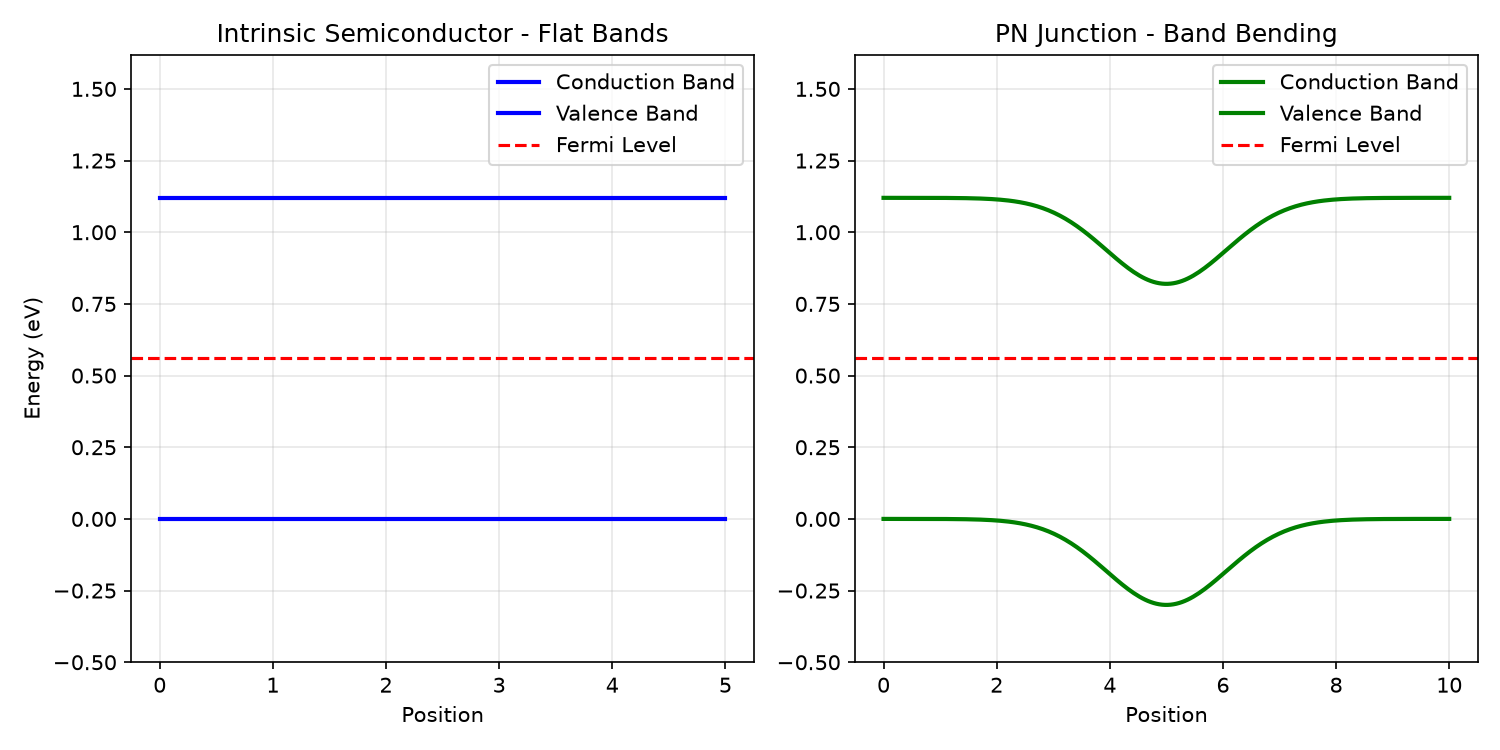

Write Python code to recreate this figure.
# band_diagram.py
# 半导体能带结构可视化

import numpy as np
import matplotlib.pyplot as plt

# ============================================================
# Intrinsic semiconductor - flat bands
# ============================================================
Eg = 1.12  # Silicon band gap (eV)

# Create x-axis (position)
x_intrinsic = np.linspace(0, 5, 100)

# Band energies
EV_intrinsic = np.zeros_like(x_intrinsic)  # Valence band maximum
EC_intrinsic = np.ones_like(x_intrinsic) * Eg  # Conduction band minimum

# ============================================================
# PN junction - band bending
# ============================================================
x_pn = np.linspace(0, 10, 200)
depletion_center = 5
width = 1.5

# Band bending (Gaussian function to simulate)
bending = 0.3 * np.exp(-((x_pn - depletion_center) / width)**2)

# PN junction valence and conduction bands
EV_pn = -bending
EC_pn = Eg - bending

# ============================================================
# Plotting
# ============================================================
plt.figure(figsize=(10, 5))

# Intrinsic semiconductor
plt.subplot(1, 2, 1)
plt.plot(x_intrinsic, EC_intrinsic, 'b-', linewidth=2, label='Conduction Band')
plt.plot(x_intrinsic, EV_intrinsic, 'b-', linewidth=2, label='Valence Band')
plt.axhline(Eg/2, color='r', linestyle='--', label='Fermi Level')
plt.title('Intrinsic Semiconductor - Flat Bands')
plt.xlabel('Position')
plt.ylabel('Energy (eV)')
plt.ylim(-0.5, Eg + 0.5)
plt.legend()
plt.grid(True, alpha=0.3)

# PN junction
plt.subplot(1, 2, 2)
plt.plot(x_pn, EC_pn, 'g-', linewidth=2, label='Conduction Band')
plt.plot(x_pn, EV_pn, 'g-', linewidth=2, label='Valence Band')
plt.axhline(Eg/2, color='r', linestyle='--', label='Fermi Level')
plt.title('PN Junction - Band Bending')
plt.xlabel('Position')
plt.ylim(-0.5, Eg + 0.5)
plt.legend()
plt.grid(True, alpha=0.3)

plt.tight_layout()
plt.savefig('band_diagram.png', dpi=150)
plt.show()

# Print interpretation
print("=== Band Diagram Interpretation ===")
print(f"Silicon band gap: {Eg} eV")
print("Intrinsic semiconductor: Flat valence and conduction bands")
print("PN junction: Band bending in depletion region")
print("Electrons: move downhill in energy")
print("Holes: move uphill in energy")
